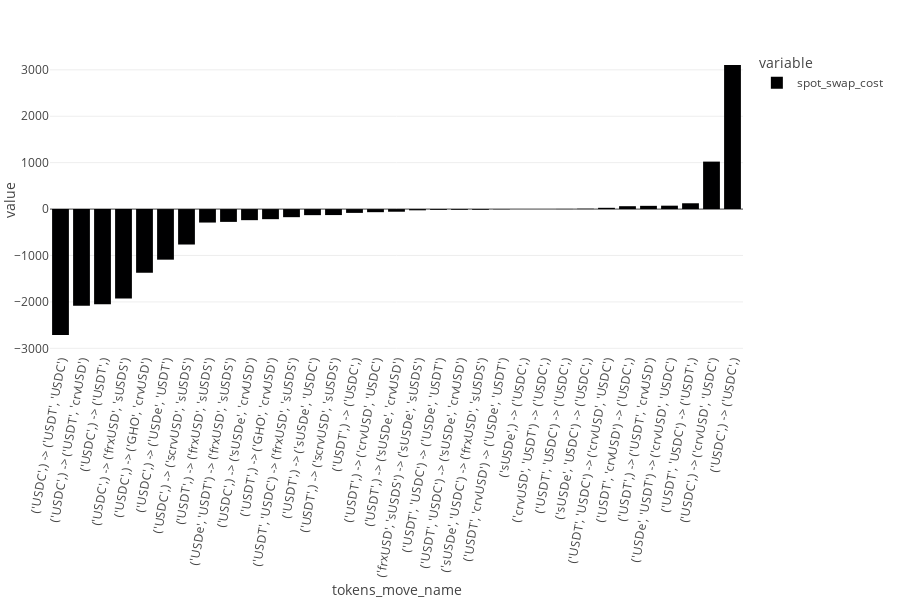

The notebook cell saved with this chart:
### Code cell
fig = px.bar(
    rebalance_df.groupby("tokens_move_name")["spot_swap_cost"].sum().sort_values(),
    height=800,
)

fig.update_layout(
    height=600, margin=dict(t=50, b=150, l=50, r=50), xaxis_tickangle=-80  # tilt labels so they fit better
)
fig.update_layout(margin=dict(b=250))

### Figure 1 — Plotly figure (JSON) as saved in the notebook; plotly's stock layout.template omitted (floating-point values rounded to 4 significant figures)
{"data": [{"alignmentgroup": "True", "hovertemplate": "variable=spot_swap_cost<br>tokens_move_name=%{x}<br>value=%{y}<extra></extra>", "legendgroup": "spot_swap_cost", "marker": {"color": "#000001", "pattern": {"shape": ""}}, "name": "spot_swap_cost", "offsetgroup": "spot_swap_cost", "orientation": "v", "showlegend": true, "textposition": "auto", "type": "bar", "x": ["('USDC',) -> ('USDT', 'USDC')", "('USDC',) -> ('USDT', 'crvUSD')", "('USDC',) -> ('USDT',)", "('USDC',) -> ('frxUSD', 'sUSDS')", "('USDC',) -> ('GHO', 'crvUSD')", "('USDC',) -> ('USDe', 'USDT')", "('USDC',) -> ('scrvUSD', 'sUSDS')", "('USDT',) -> ('frxUSD', 'sUSDS')", "('USDe', 'USDT') -> ('frxUSD', 'sUSDS')", "('USDC',) -> ('sUSDe', 'crvUSD')", "('USDT',) -> ('GHO', 'crvUSD')", "('USDT', 'USDC') -> ('frxUSD', 'sUSDS')", "('USDT',) -> ('sUSDe', 'USDC')", "('USDT',) -> ('scrvUSD', 'sUSDS')", "('USDT',) -> ('USDC',)", "('USDT',) -> ('crvUSD', 'USDC')", "('USDT',) -> ('sUSDe', 'crvUSD')", "('frxUSD', 'sUSDS') -> ('sUSDe', 'sUSDS')", "('USDT', 'USDC') -> ('USDe', 'USDT')", "('USDT', 'USDC') -> ('sUSDe', 'crvUSD')", "('sUSDe', 'USDC') -> ('frxUSD', 'sUSDS')", "('USDT', 'crvUSD') -> ('USDe', 'USDT')", "('sUSDe',) -> ('USDC',)", "('crvUSD', 'USDT') -> ('USDC',)", "('USDT', 'USDC') -> ('USDC',)", "('sUSDe', 'USDC') -> ('USDC',)", "('USDT', 'USDC') -> ('crvUSD', 'USDC')", "('USDT', 'crvUSD') -> ('USDC',)", "('USDT',) -> ('USDT', 'crvUSD')", "('USDe', 'USDT') -> ('crvUSD', 'USDC')", "('USDT', 'USDC') -> ('USDT',)", "('USDC',) -> ('crvUSD', 'USDC')", "('USDC',) -> ('USDC',)"], "xaxis": "x", "y": [-2713.0, -2081.0, -2053.0, -1927.0, -1372.0, -1090.0, -763.6, -290.4, -276.1, -239.0, -217.5, -174.5, -130.9, -129.2, -82.16, -66.81, -56.96, -26.78, -17.6, -16.13, -15.86, -5.417, -0.0589, -0.02555, 3.005, 7.36, 27.24, 61.98, 69.79, 73.21, 125.2, 1023.0, 3104.0], "yaxis": "y"}], "layout": {"barmode": "relative", "height": 600, "legend": {"title": {"text": "variable"}, "tracegroupgap": 0}, "margin": {"b": 250, "l": 50, "r": 50, "t": 50}, "xaxis": {"anchor": "y", "domain": [0, 1], "tickangle": -80, "title": {"text": "tokens_move_name"}}, "yaxis": {"anchor": "x", "domain": [0, 1], "title": {"text": "value"}}}}
